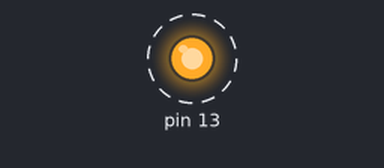
Recording of a program running on a simulated Arduino Nano, built with avr-gcc and run on an emulated ATmega328P. Shown: output pins drawn as LEDs (lit = HIGH). Dashed ring = blinking. What the program prints to the serial monitor is not drawn.

Above: at 0.1 s.
Timing chart, 0 to 3.0 s (numbered marks = the images above):
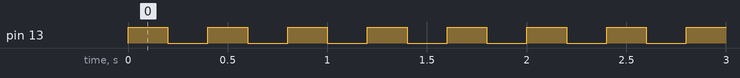

The program:

main.cpp
```cpp
#include <Arduino.h>

void setup(){
    Serial.begin(115200);
    pinMode(13, OUTPUT);
}

void loop(){
    digitalWrite(13,HIGH);
    delay(200);
    digitalWrite(13,LOW);
    delay(200);

    Serial.println("Serial OK");
}
```

Measured:
- by itself, pin 13: alternates HIGH for 0.20 s and LOW for 0.20 s
